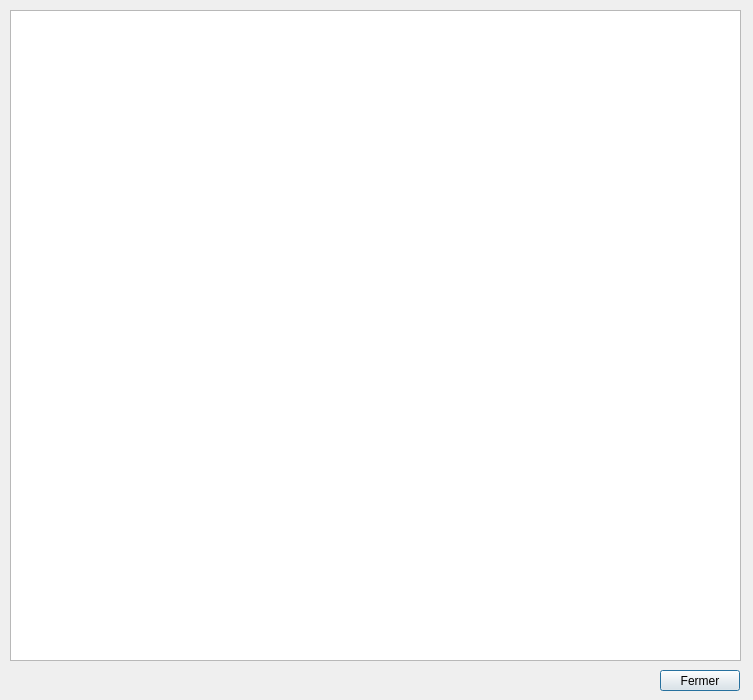
<?xml version="1.0" encoding="UTF-8"?>
<ui version="4.0">
 <class>TextDisplayer</class>
 <widget class="QDialog" name="TextDisplayer">
  <property name="geometry">
   <rect>
    <x>0</x>
    <y>0</y>
    <width>753</width>
    <height>700</height>
   </rect>
  </property>
  <property name="windowTitle">
   <string>Dialog</string>
  </property>
  <widget class="QTextEdit" name="content">
   <property name="geometry">
    <rect>
     <x>10</x>
     <y>10</y>
     <width>731</width>
     <height>651</height>
    </rect>
   </property>
   <property name="readOnly">
    <bool>true</bool>
   </property>
   <property name="markdown">
    <string/>
   </property>
  </widget>
  <widget class="QPushButton" name="cancel">
   <property name="geometry">
    <rect>
     <x>660</x>
     <y>670</y>
     <width>80</width>
     <height>21</height>
    </rect>
   </property>
   <property name="text">
    <string>Fermer</string>
   </property>
  </widget>
 </widget>
 <resources/>
 <connections/>
</ui>
